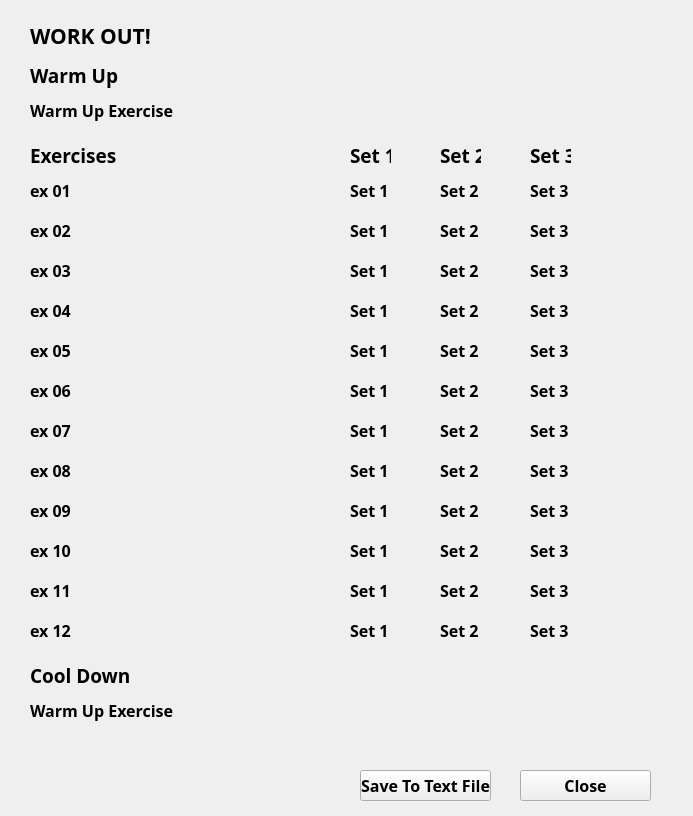
<?xml version="1.0" encoding="UTF-8"?>
<ui version="4.0">
 <class>WorkoutListMain</class>
 <widget class="QWidget" name="WorkoutListMain">
  <property name="geometry">
   <rect>
    <x>0</x>
    <y>0</y>
    <width>693</width>
    <height>816</height>
   </rect>
  </property>
  <property name="windowTitle">
   <string>Form</string>
  </property>
  <widget class="QLabel" name="workout_lbl">
   <property name="geometry">
    <rect>
     <x>30</x>
     <y>20</y>
     <width>241</width>
     <height>31</height>
    </rect>
   </property>
   <property name="font">
    <font>
     <family>Dosis SemiBold</family>
     <pointsize>16</pointsize>
     <bold>true</bold>
    </font>
   </property>
   <property name="text">
    <string>WORK OUT!</string>
   </property>
   <property name="alignment">
    <set>Qt::AlignLeading|Qt::AlignLeft|Qt::AlignVCenter</set>
   </property>
  </widget>
  <widget class="QLabel" name="warm_up_lbl">
   <property name="geometry">
    <rect>
     <x>30</x>
     <y>60</y>
     <width>111</width>
     <height>31</height>
    </rect>
   </property>
   <property name="font">
    <font>
     <family>Dosis SemiBold</family>
     <pointsize>14</pointsize>
     <bold>true</bold>
    </font>
   </property>
   <property name="text">
    <string>Warm Up</string>
   </property>
   <property name="alignment">
    <set>Qt::AlignLeading|Qt::AlignLeft|Qt::AlignVCenter</set>
   </property>
  </widget>
  <widget class="QLabel" name="exercises_lbl">
   <property name="geometry">
    <rect>
     <x>30</x>
     <y>140</y>
     <width>121</width>
     <height>31</height>
    </rect>
   </property>
   <property name="font">
    <font>
     <family>Dosis SemiBold</family>
     <pointsize>14</pointsize>
     <bold>true</bold>
    </font>
   </property>
   <property name="text">
    <string>Exercises</string>
   </property>
   <property name="alignment">
    <set>Qt::AlignLeading|Qt::AlignLeft|Qt::AlignVCenter</set>
   </property>
  </widget>
  <widget class="QLabel" name="cool_down_lbl">
   <property name="geometry">
    <rect>
     <x>30</x>
     <y>660</y>
     <width>121</width>
     <height>31</height>
    </rect>
   </property>
   <property name="font">
    <font>
     <family>Dosis SemiBold</family>
     <pointsize>14</pointsize>
     <bold>true</bold>
    </font>
   </property>
   <property name="text">
    <string>Cool Down</string>
   </property>
   <property name="alignment">
    <set>Qt::AlignLeading|Qt::AlignLeft|Qt::AlignVCenter</set>
   </property>
  </widget>
  <widget class="QLabel" name="warm_up_ex_lbl">
   <property name="geometry">
    <rect>
     <x>30</x>
     <y>100</y>
     <width>275</width>
     <height>21</height>
    </rect>
   </property>
   <property name="font">
    <font>
     <family>Dosis SemiBold</family>
     <pointsize>12</pointsize>
     <bold>true</bold>
    </font>
   </property>
   <property name="text">
    <string>Warm Up Exercise</string>
   </property>
   <property name="alignment">
    <set>Qt::AlignLeading|Qt::AlignLeft|Qt::AlignVCenter</set>
   </property>
  </widget>
  <widget class="QLabel" name="set_01_lbl">
   <property name="geometry">
    <rect>
     <x>350</x>
     <y>140</y>
     <width>41</width>
     <height>31</height>
    </rect>
   </property>
   <property name="font">
    <font>
     <family>Dosis SemiBold</family>
     <pointsize>14</pointsize>
     <bold>true</bold>
    </font>
   </property>
   <property name="text">
    <string>Set 1</string>
   </property>
   <property name="alignment">
    <set>Qt::AlignLeading|Qt::AlignLeft|Qt::AlignVCenter</set>
   </property>
  </widget>
  <widget class="QLabel" name="set_02_lbl">
   <property name="geometry">
    <rect>
     <x>440</x>
     <y>140</y>
     <width>41</width>
     <height>31</height>
    </rect>
   </property>
   <property name="font">
    <font>
     <family>Dosis SemiBold</family>
     <pointsize>14</pointsize>
     <bold>true</bold>
    </font>
   </property>
   <property name="text">
    <string>Set 2</string>
   </property>
   <property name="alignment">
    <set>Qt::AlignLeading|Qt::AlignLeft|Qt::AlignVCenter</set>
   </property>
  </widget>
  <widget class="QLabel" name="set_03_lbl">
   <property name="geometry">
    <rect>
     <x>530</x>
     <y>140</y>
     <width>41</width>
     <height>31</height>
    </rect>
   </property>
   <property name="font">
    <font>
     <family>Dosis SemiBold</family>
     <pointsize>14</pointsize>
     <bold>true</bold>
    </font>
   </property>
   <property name="text">
    <string>Set 3</string>
   </property>
   <property name="alignment">
    <set>Qt::AlignLeading|Qt::AlignLeft|Qt::AlignVCenter</set>
   </property>
  </widget>
  <widget class="QLabel" name="exercise_01_lbl">
   <property name="geometry">
    <rect>
     <x>30</x>
     <y>180</y>
     <width>275</width>
     <height>21</height>
    </rect>
   </property>
   <property name="font">
    <font>
     <family>Dosis SemiBold</family>
     <pointsize>12</pointsize>
     <bold>true</bold>
    </font>
   </property>
   <property name="text">
    <string>ex 01</string>
   </property>
   <property name="alignment">
    <set>Qt::AlignLeading|Qt::AlignLeft|Qt::AlignVCenter</set>
   </property>
  </widget>
  <widget class="QLabel" name="exercise_02_lbl">
   <property name="geometry">
    <rect>
     <x>30</x>
     <y>220</y>
     <width>275</width>
     <height>21</height>
    </rect>
   </property>
   <property name="font">
    <font>
     <family>Dosis SemiBold</family>
     <pointsize>12</pointsize>
     <bold>true</bold>
    </font>
   </property>
   <property name="text">
    <string>ex 02</string>
   </property>
   <property name="alignment">
    <set>Qt::AlignLeading|Qt::AlignLeft|Qt::AlignVCenter</set>
   </property>
  </widget>
  <widget class="QLabel" name="exercise_03_lbl">
   <property name="geometry">
    <rect>
     <x>30</x>
     <y>260</y>
     <width>275</width>
     <height>21</height>
    </rect>
   </property>
   <property name="font">
    <font>
     <family>Dosis SemiBold</family>
     <pointsize>12</pointsize>
     <bold>true</bold>
    </font>
   </property>
   <property name="text">
    <string>ex 03</string>
   </property>
   <property name="alignment">
    <set>Qt::AlignLeading|Qt::AlignLeft|Qt::AlignVCenter</set>
   </property>
  </widget>
  <widget class="QLabel" name="exercise_05_lbl">
   <property name="geometry">
    <rect>
     <x>30</x>
     <y>340</y>
     <width>275</width>
     <height>21</height>
    </rect>
   </property>
   <property name="font">
    <font>
     <family>Dosis SemiBold</family>
     <pointsize>12</pointsize>
     <bold>true</bold>
    </font>
   </property>
   <property name="text">
    <string>ex 05</string>
   </property>
   <property name="alignment">
    <set>Qt::AlignLeading|Qt::AlignLeft|Qt::AlignVCenter</set>
   </property>
  </widget>
  <widget class="QLabel" name="exercise_04_lbl">
   <property name="geometry">
    <rect>
     <x>30</x>
     <y>300</y>
     <width>275</width>
     <height>21</height>
    </rect>
   </property>
   <property name="font">
    <font>
     <family>Dosis SemiBold</family>
     <pointsize>12</pointsize>
     <bold>true</bold>
    </font>
   </property>
   <property name="text">
    <string>ex 04</string>
   </property>
   <property name="alignment">
    <set>Qt::AlignLeading|Qt::AlignLeft|Qt::AlignVCenter</set>
   </property>
  </widget>
  <widget class="QLabel" name="exercise_06_lbl">
   <property name="geometry">
    <rect>
     <x>30</x>
     <y>380</y>
     <width>275</width>
     <height>21</height>
    </rect>
   </property>
   <property name="font">
    <font>
     <family>Dosis SemiBold</family>
     <pointsize>12</pointsize>
     <bold>true</bold>
    </font>
   </property>
   <property name="text">
    <string>ex 06</string>
   </property>
   <property name="alignment">
    <set>Qt::AlignLeading|Qt::AlignLeft|Qt::AlignVCenter</set>
   </property>
  </widget>
  <widget class="QLabel" name="exercise_08_lbl">
   <property name="geometry">
    <rect>
     <x>30</x>
     <y>460</y>
     <width>275</width>
     <height>21</height>
    </rect>
   </property>
   <property name="font">
    <font>
     <family>Dosis SemiBold</family>
     <pointsize>12</pointsize>
     <bold>true</bold>
    </font>
   </property>
   <property name="text">
    <string>ex 08</string>
   </property>
   <property name="alignment">
    <set>Qt::AlignLeading|Qt::AlignLeft|Qt::AlignVCenter</set>
   </property>
  </widget>
  <widget class="QLabel" name="exercise_11_lbl">
   <property name="geometry">
    <rect>
     <x>30</x>
     <y>580</y>
     <width>275</width>
     <height>21</height>
    </rect>
   </property>
   <property name="font">
    <font>
     <family>Dosis SemiBold</family>
     <pointsize>12</pointsize>
     <bold>true</bold>
    </font>
   </property>
   <property name="text">
    <string>ex 11</string>
   </property>
   <property name="alignment">
    <set>Qt::AlignLeading|Qt::AlignLeft|Qt::AlignVCenter</set>
   </property>
  </widget>
  <widget class="QLabel" name="exercise_12_lbl">
   <property name="geometry">
    <rect>
     <x>30</x>
     <y>620</y>
     <width>275</width>
     <height>21</height>
    </rect>
   </property>
   <property name="font">
    <font>
     <family>Dosis SemiBold</family>
     <pointsize>12</pointsize>
     <bold>true</bold>
    </font>
   </property>
   <property name="text">
    <string>ex 12</string>
   </property>
   <property name="alignment">
    <set>Qt::AlignLeading|Qt::AlignLeft|Qt::AlignVCenter</set>
   </property>
  </widget>
  <widget class="QLabel" name="exercise_07_lbl">
   <property name="geometry">
    <rect>
     <x>30</x>
     <y>420</y>
     <width>275</width>
     <height>21</height>
    </rect>
   </property>
   <property name="font">
    <font>
     <family>Dosis SemiBold</family>
     <pointsize>12</pointsize>
     <bold>true</bold>
    </font>
   </property>
   <property name="text">
    <string>ex 07</string>
   </property>
   <property name="alignment">
    <set>Qt::AlignLeading|Qt::AlignLeft|Qt::AlignVCenter</set>
   </property>
  </widget>
  <widget class="QLabel" name="exercise_09_lbl">
   <property name="geometry">
    <rect>
     <x>30</x>
     <y>500</y>
     <width>275</width>
     <height>21</height>
    </rect>
   </property>
   <property name="font">
    <font>
     <family>Dosis SemiBold</family>
     <pointsize>12</pointsize>
     <bold>true</bold>
    </font>
   </property>
   <property name="text">
    <string>ex 09</string>
   </property>
   <property name="alignment">
    <set>Qt::AlignLeading|Qt::AlignLeft|Qt::AlignVCenter</set>
   </property>
  </widget>
  <widget class="QLabel" name="exercise_10_lbl">
   <property name="geometry">
    <rect>
     <x>30</x>
     <y>540</y>
     <width>275</width>
     <height>21</height>
    </rect>
   </property>
   <property name="font">
    <font>
     <family>Dosis SemiBold</family>
     <pointsize>12</pointsize>
     <bold>true</bold>
    </font>
   </property>
   <property name="text">
    <string>ex 10</string>
   </property>
   <property name="alignment">
    <set>Qt::AlignLeading|Qt::AlignLeft|Qt::AlignVCenter</set>
   </property>
  </widget>
  <widget class="QLabel" name="cool_down_ex_lbl">
   <property name="geometry">
    <rect>
     <x>30</x>
     <y>700</y>
     <width>275</width>
     <height>21</height>
    </rect>
   </property>
   <property name="font">
    <font>
     <family>Dosis SemiBold</family>
     <pointsize>12</pointsize>
     <bold>true</bold>
    </font>
   </property>
   <property name="text">
    <string>Warm Up Exercise</string>
   </property>
   <property name="alignment">
    <set>Qt::AlignLeading|Qt::AlignLeft|Qt::AlignVCenter</set>
   </property>
  </widget>
  <widget class="QLabel" name="set01_rep_weight_1">
   <property name="geometry">
    <rect>
     <x>350</x>
     <y>180</y>
     <width>41</width>
     <height>21</height>
    </rect>
   </property>
   <property name="font">
    <font>
     <family>Dosis SemiBold</family>
     <pointsize>12</pointsize>
     <bold>true</bold>
    </font>
   </property>
   <property name="text">
    <string>Set 1</string>
   </property>
   <property name="alignment">
    <set>Qt::AlignLeading|Qt::AlignLeft|Qt::AlignVCenter</set>
   </property>
  </widget>
  <widget class="QLabel" name="set02_rep_weight_1">
   <property name="geometry">
    <rect>
     <x>440</x>
     <y>180</y>
     <width>41</width>
     <height>21</height>
    </rect>
   </property>
   <property name="font">
    <font>
     <family>Dosis SemiBold</family>
     <pointsize>12</pointsize>
     <bold>true</bold>
    </font>
   </property>
   <property name="text">
    <string>Set 2</string>
   </property>
   <property name="alignment">
    <set>Qt::AlignLeading|Qt::AlignLeft|Qt::AlignVCenter</set>
   </property>
  </widget>
  <widget class="QLabel" name="set03_rep_weight_1">
   <property name="geometry">
    <rect>
     <x>530</x>
     <y>180</y>
     <width>41</width>
     <height>21</height>
    </rect>
   </property>
   <property name="font">
    <font>
     <family>Dosis SemiBold</family>
     <pointsize>12</pointsize>
     <bold>true</bold>
    </font>
   </property>
   <property name="text">
    <string>Set 3</string>
   </property>
   <property name="alignment">
    <set>Qt::AlignLeading|Qt::AlignLeft|Qt::AlignVCenter</set>
   </property>
  </widget>
  <widget class="QLabel" name="set03_rep_weight_2">
   <property name="geometry">
    <rect>
     <x>530</x>
     <y>220</y>
     <width>41</width>
     <height>21</height>
    </rect>
   </property>
   <property name="font">
    <font>
     <family>Dosis SemiBold</family>
     <pointsize>12</pointsize>
     <bold>true</bold>
    </font>
   </property>
   <property name="text">
    <string>Set 3</string>
   </property>
   <property name="alignment">
    <set>Qt::AlignLeading|Qt::AlignLeft|Qt::AlignVCenter</set>
   </property>
  </widget>
  <widget class="QLabel" name="set02_rep_weight_2">
   <property name="geometry">
    <rect>
     <x>440</x>
     <y>220</y>
     <width>41</width>
     <height>21</height>
    </rect>
   </property>
   <property name="font">
    <font>
     <family>Dosis SemiBold</family>
     <pointsize>12</pointsize>
     <bold>true</bold>
    </font>
   </property>
   <property name="text">
    <string>Set 2</string>
   </property>
   <property name="alignment">
    <set>Qt::AlignLeading|Qt::AlignLeft|Qt::AlignVCenter</set>
   </property>
  </widget>
  <widget class="QLabel" name="set01_rep_weight_2">
   <property name="geometry">
    <rect>
     <x>350</x>
     <y>220</y>
     <width>41</width>
     <height>21</height>
    </rect>
   </property>
   <property name="font">
    <font>
     <family>Dosis SemiBold</family>
     <pointsize>12</pointsize>
     <bold>true</bold>
    </font>
   </property>
   <property name="text">
    <string>Set 1</string>
   </property>
   <property name="alignment">
    <set>Qt::AlignLeading|Qt::AlignLeft|Qt::AlignVCenter</set>
   </property>
  </widget>
  <widget class="QLabel" name="set02_rep_weight_3">
   <property name="geometry">
    <rect>
     <x>440</x>
     <y>260</y>
     <width>41</width>
     <height>21</height>
    </rect>
   </property>
   <property name="font">
    <font>
     <family>Dosis SemiBold</family>
     <pointsize>12</pointsize>
     <bold>true</bold>
    </font>
   </property>
   <property name="text">
    <string>Set 2</string>
   </property>
   <property name="alignment">
    <set>Qt::AlignLeading|Qt::AlignLeft|Qt::AlignVCenter</set>
   </property>
  </widget>
  <widget class="QLabel" name="set03_rep_weight_3">
   <property name="geometry">
    <rect>
     <x>530</x>
     <y>260</y>
     <width>41</width>
     <height>21</height>
    </rect>
   </property>
   <property name="font">
    <font>
     <family>Dosis SemiBold</family>
     <pointsize>12</pointsize>
     <bold>true</bold>
    </font>
   </property>
   <property name="text">
    <string>Set 3</string>
   </property>
   <property name="alignment">
    <set>Qt::AlignLeading|Qt::AlignLeft|Qt::AlignVCenter</set>
   </property>
  </widget>
  <widget class="QLabel" name="set01_rep_weight_3">
   <property name="geometry">
    <rect>
     <x>350</x>
     <y>260</y>
     <width>41</width>
     <height>21</height>
    </rect>
   </property>
   <property name="font">
    <font>
     <family>Dosis SemiBold</family>
     <pointsize>12</pointsize>
     <bold>true</bold>
    </font>
   </property>
   <property name="text">
    <string>Set 1</string>
   </property>
   <property name="alignment">
    <set>Qt::AlignLeading|Qt::AlignLeft|Qt::AlignVCenter</set>
   </property>
  </widget>
  <widget class="QLabel" name="set02_rep_weight_4">
   <property name="geometry">
    <rect>
     <x>440</x>
     <y>300</y>
     <width>41</width>
     <height>21</height>
    </rect>
   </property>
   <property name="font">
    <font>
     <family>Dosis SemiBold</family>
     <pointsize>12</pointsize>
     <bold>true</bold>
    </font>
   </property>
   <property name="text">
    <string>Set 2</string>
   </property>
   <property name="alignment">
    <set>Qt::AlignLeading|Qt::AlignLeft|Qt::AlignVCenter</set>
   </property>
  </widget>
  <widget class="QLabel" name="set01_rep_weight_4">
   <property name="geometry">
    <rect>
     <x>350</x>
     <y>300</y>
     <width>41</width>
     <height>21</height>
    </rect>
   </property>
   <property name="font">
    <font>
     <family>Dosis SemiBold</family>
     <pointsize>12</pointsize>
     <bold>true</bold>
    </font>
   </property>
   <property name="text">
    <string>Set 1</string>
   </property>
   <property name="alignment">
    <set>Qt::AlignLeading|Qt::AlignLeft|Qt::AlignVCenter</set>
   </property>
  </widget>
  <widget class="QLabel" name="set03_rep_weight_4">
   <property name="geometry">
    <rect>
     <x>530</x>
     <y>300</y>
     <width>41</width>
     <height>21</height>
    </rect>
   </property>
   <property name="font">
    <font>
     <family>Dosis SemiBold</family>
     <pointsize>12</pointsize>
     <bold>true</bold>
    </font>
   </property>
   <property name="text">
    <string>Set 3</string>
   </property>
   <property name="alignment">
    <set>Qt::AlignLeading|Qt::AlignLeft|Qt::AlignVCenter</set>
   </property>
  </widget>
  <widget class="QLabel" name="set02_rep_weight_5">
   <property name="geometry">
    <rect>
     <x>440</x>
     <y>340</y>
     <width>41</width>
     <height>21</height>
    </rect>
   </property>
   <property name="font">
    <font>
     <family>Dosis SemiBold</family>
     <pointsize>12</pointsize>
     <bold>true</bold>
    </font>
   </property>
   <property name="text">
    <string>Set 2</string>
   </property>
   <property name="alignment">
    <set>Qt::AlignLeading|Qt::AlignLeft|Qt::AlignVCenter</set>
   </property>
  </widget>
  <widget class="QLabel" name="set03_rep_weight_5">
   <property name="geometry">
    <rect>
     <x>530</x>
     <y>340</y>
     <width>41</width>
     <height>21</height>
    </rect>
   </property>
   <property name="font">
    <font>
     <family>Dosis SemiBold</family>
     <pointsize>12</pointsize>
     <bold>true</bold>
    </font>
   </property>
   <property name="text">
    <string>Set 3</string>
   </property>
   <property name="alignment">
    <set>Qt::AlignLeading|Qt::AlignLeft|Qt::AlignVCenter</set>
   </property>
  </widget>
  <widget class="QLabel" name="set01_rep_weight_5">
   <property name="geometry">
    <rect>
     <x>350</x>
     <y>340</y>
     <width>41</width>
     <height>21</height>
    </rect>
   </property>
   <property name="font">
    <font>
     <family>Dosis SemiBold</family>
     <pointsize>12</pointsize>
     <bold>true</bold>
    </font>
   </property>
   <property name="text">
    <string>Set 1</string>
   </property>
   <property name="alignment">
    <set>Qt::AlignLeading|Qt::AlignLeft|Qt::AlignVCenter</set>
   </property>
  </widget>
  <widget class="QLabel" name="set02_rep_weight_6">
   <property name="geometry">
    <rect>
     <x>440</x>
     <y>380</y>
     <width>41</width>
     <height>21</height>
    </rect>
   </property>
   <property name="font">
    <font>
     <family>Dosis SemiBold</family>
     <pointsize>12</pointsize>
     <bold>true</bold>
    </font>
   </property>
   <property name="text">
    <string>Set 2</string>
   </property>
   <property name="alignment">
    <set>Qt::AlignLeading|Qt::AlignLeft|Qt::AlignVCenter</set>
   </property>
  </widget>
  <widget class="QLabel" name="set03_rep_weight_6">
   <property name="geometry">
    <rect>
     <x>530</x>
     <y>380</y>
     <width>41</width>
     <height>21</height>
    </rect>
   </property>
   <property name="font">
    <font>
     <family>Dosis SemiBold</family>
     <pointsize>12</pointsize>
     <bold>true</bold>
    </font>
   </property>
   <property name="text">
    <string>Set 3</string>
   </property>
   <property name="alignment">
    <set>Qt::AlignLeading|Qt::AlignLeft|Qt::AlignVCenter</set>
   </property>
  </widget>
  <widget class="QLabel" name="set01_rep_weight_6">
   <property name="geometry">
    <rect>
     <x>350</x>
     <y>380</y>
     <width>41</width>
     <height>21</height>
    </rect>
   </property>
   <property name="font">
    <font>
     <family>Dosis SemiBold</family>
     <pointsize>12</pointsize>
     <bold>true</bold>
    </font>
   </property>
   <property name="text">
    <string>Set 1</string>
   </property>
   <property name="alignment">
    <set>Qt::AlignLeading|Qt::AlignLeft|Qt::AlignVCenter</set>
   </property>
  </widget>
  <widget class="QLabel" name="set02_rep_weight_7">
   <property name="geometry">
    <rect>
     <x>440</x>
     <y>420</y>
     <width>41</width>
     <height>21</height>
    </rect>
   </property>
   <property name="font">
    <font>
     <family>Dosis SemiBold</family>
     <pointsize>12</pointsize>
     <bold>true</bold>
    </font>
   </property>
   <property name="text">
    <string>Set 2</string>
   </property>
   <property name="alignment">
    <set>Qt::AlignLeading|Qt::AlignLeft|Qt::AlignVCenter</set>
   </property>
  </widget>
  <widget class="QLabel" name="set03_rep_weight_7">
   <property name="geometry">
    <rect>
     <x>530</x>
     <y>420</y>
     <width>41</width>
     <height>21</height>
    </rect>
   </property>
   <property name="font">
    <font>
     <family>Dosis SemiBold</family>
     <pointsize>12</pointsize>
     <bold>true</bold>
    </font>
   </property>
   <property name="text">
    <string>Set 3</string>
   </property>
   <property name="alignment">
    <set>Qt::AlignLeading|Qt::AlignLeft|Qt::AlignVCenter</set>
   </property>
  </widget>
  <widget class="QLabel" name="set01_rep_weight_7">
   <property name="geometry">
    <rect>
     <x>350</x>
     <y>420</y>
     <width>41</width>
     <height>21</height>
    </rect>
   </property>
   <property name="font">
    <font>
     <family>Dosis SemiBold</family>
     <pointsize>12</pointsize>
     <bold>true</bold>
    </font>
   </property>
   <property name="text">
    <string>Set 1</string>
   </property>
   <property name="alignment">
    <set>Qt::AlignLeading|Qt::AlignLeft|Qt::AlignVCenter</set>
   </property>
  </widget>
  <widget class="QLabel" name="set02_rep_weight_8">
   <property name="geometry">
    <rect>
     <x>440</x>
     <y>460</y>
     <width>41</width>
     <height>21</height>
    </rect>
   </property>
   <property name="font">
    <font>
     <family>Dosis SemiBold</family>
     <pointsize>12</pointsize>
     <bold>true</bold>
    </font>
   </property>
   <property name="text">
    <string>Set 2</string>
   </property>
   <property name="alignment">
    <set>Qt::AlignLeading|Qt::AlignLeft|Qt::AlignVCenter</set>
   </property>
  </widget>
  <widget class="QLabel" name="set03_rep_weight_8">
   <property name="geometry">
    <rect>
     <x>530</x>
     <y>460</y>
     <width>41</width>
     <height>21</height>
    </rect>
   </property>
   <property name="font">
    <font>
     <family>Dosis SemiBold</family>
     <pointsize>12</pointsize>
     <bold>true</bold>
    </font>
   </property>
   <property name="text">
    <string>Set 3</string>
   </property>
   <property name="alignment">
    <set>Qt::AlignLeading|Qt::AlignLeft|Qt::AlignVCenter</set>
   </property>
  </widget>
  <widget class="QLabel" name="set01_rep_weight_8">
   <property name="geometry">
    <rect>
     <x>350</x>
     <y>460</y>
     <width>41</width>
     <height>21</height>
    </rect>
   </property>
   <property name="font">
    <font>
     <family>Dosis SemiBold</family>
     <pointsize>12</pointsize>
     <bold>true</bold>
    </font>
   </property>
   <property name="text">
    <string>Set 1</string>
   </property>
   <property name="alignment">
    <set>Qt::AlignLeading|Qt::AlignLeft|Qt::AlignVCenter</set>
   </property>
  </widget>
  <widget class="QLabel" name="set02_rep_weight_9">
   <property name="geometry">
    <rect>
     <x>440</x>
     <y>500</y>
     <width>41</width>
     <height>21</height>
    </rect>
   </property>
   <property name="font">
    <font>
     <family>Dosis SemiBold</family>
     <pointsize>12</pointsize>
     <bold>true</bold>
    </font>
   </property>
   <property name="text">
    <string>Set 2</string>
   </property>
   <property name="alignment">
    <set>Qt::AlignLeading|Qt::AlignLeft|Qt::AlignVCenter</set>
   </property>
  </widget>
  <widget class="QLabel" name="set03_rep_weight_9">
   <property name="geometry">
    <rect>
     <x>530</x>
     <y>500</y>
     <width>41</width>
     <height>21</height>
    </rect>
   </property>
   <property name="font">
    <font>
     <family>Dosis SemiBold</family>
     <pointsize>12</pointsize>
     <bold>true</bold>
    </font>
   </property>
   <property name="text">
    <string>Set 3</string>
   </property>
   <property name="alignment">
    <set>Qt::AlignLeading|Qt::AlignLeft|Qt::AlignVCenter</set>
   </property>
  </widget>
  <widget class="QLabel" name="set01_rep_weight_9">
   <property name="geometry">
    <rect>
     <x>350</x>
     <y>500</y>
     <width>41</width>
     <height>21</height>
    </rect>
   </property>
   <property name="font">
    <font>
     <family>Dosis SemiBold</family>
     <pointsize>12</pointsize>
     <bold>true</bold>
    </font>
   </property>
   <property name="text">
    <string>Set 1</string>
   </property>
   <property name="alignment">
    <set>Qt::AlignLeading|Qt::AlignLeft|Qt::AlignVCenter</set>
   </property>
  </widget>
  <widget class="QLabel" name="set02_rep_weight_10">
   <property name="geometry">
    <rect>
     <x>440</x>
     <y>540</y>
     <width>41</width>
     <height>21</height>
    </rect>
   </property>
   <property name="font">
    <font>
     <family>Dosis SemiBold</family>
     <pointsize>12</pointsize>
     <bold>true</bold>
    </font>
   </property>
   <property name="text">
    <string>Set 2</string>
   </property>
   <property name="alignment">
    <set>Qt::AlignLeading|Qt::AlignLeft|Qt::AlignVCenter</set>
   </property>
  </widget>
  <widget class="QLabel" name="set03_rep_weight_10">
   <property name="geometry">
    <rect>
     <x>530</x>
     <y>540</y>
     <width>41</width>
     <height>21</height>
    </rect>
   </property>
   <property name="font">
    <font>
     <family>Dosis SemiBold</family>
     <pointsize>12</pointsize>
     <bold>true</bold>
    </font>
   </property>
   <property name="text">
    <string>Set 3</string>
   </property>
   <property name="alignment">
    <set>Qt::AlignLeading|Qt::AlignLeft|Qt::AlignVCenter</set>
   </property>
  </widget>
  <widget class="QLabel" name="set01_rep_weight_10">
   <property name="geometry">
    <rect>
     <x>350</x>
     <y>540</y>
     <width>41</width>
     <height>21</height>
    </rect>
   </property>
   <property name="font">
    <font>
     <family>Dosis SemiBold</family>
     <pointsize>12</pointsize>
     <bold>true</bold>
    </font>
   </property>
   <property name="text">
    <string>Set 1</string>
   </property>
   <property name="alignment">
    <set>Qt::AlignLeading|Qt::AlignLeft|Qt::AlignVCenter</set>
   </property>
  </widget>
  <widget class="QLabel" name="set02_rep_weight_11">
   <property name="geometry">
    <rect>
     <x>440</x>
     <y>580</y>
     <width>41</width>
     <height>21</height>
    </rect>
   </property>
   <property name="font">
    <font>
     <family>Dosis SemiBold</family>
     <pointsize>12</pointsize>
     <bold>true</bold>
    </font>
   </property>
   <property name="text">
    <string>Set 2</string>
   </property>
   <property name="alignment">
    <set>Qt::AlignLeading|Qt::AlignLeft|Qt::AlignVCenter</set>
   </property>
  </widget>
  <widget class="QLabel" name="set03_rep_weight_11">
   <property name="geometry">
    <rect>
     <x>530</x>
     <y>580</y>
     <width>41</width>
     <height>21</height>
    </rect>
   </property>
   <property name="font">
    <font>
     <family>Dosis SemiBold</family>
     <pointsize>12</pointsize>
     <bold>true</bold>
    </font>
   </property>
   <property name="text">
    <string>Set 3</string>
   </property>
   <property name="alignment">
    <set>Qt::AlignLeading|Qt::AlignLeft|Qt::AlignVCenter</set>
   </property>
  </widget>
  <widget class="QLabel" name="set01_rep_weight_11">
   <property name="geometry">
    <rect>
     <x>350</x>
     <y>580</y>
     <width>41</width>
     <height>21</height>
    </rect>
   </property>
   <property name="font">
    <font>
     <family>Dosis SemiBold</family>
     <pointsize>12</pointsize>
     <bold>true</bold>
    </font>
   </property>
   <property name="text">
    <string>Set 1</string>
   </property>
   <property name="alignment">
    <set>Qt::AlignLeading|Qt::AlignLeft|Qt::AlignVCenter</set>
   </property>
  </widget>
  <widget class="QLabel" name="set02_rep_weight_12">
   <property name="geometry">
    <rect>
     <x>440</x>
     <y>620</y>
     <width>41</width>
     <height>21</height>
    </rect>
   </property>
   <property name="font">
    <font>
     <family>Dosis SemiBold</family>
     <pointsize>12</pointsize>
     <bold>true</bold>
    </font>
   </property>
   <property name="text">
    <string>Set 2</string>
   </property>
   <property name="alignment">
    <set>Qt::AlignLeading|Qt::AlignLeft|Qt::AlignVCenter</set>
   </property>
  </widget>
  <widget class="QLabel" name="set03_rep_weight_12">
   <property name="geometry">
    <rect>
     <x>530</x>
     <y>620</y>
     <width>41</width>
     <height>21</height>
    </rect>
   </property>
   <property name="font">
    <font>
     <family>Dosis SemiBold</family>
     <pointsize>12</pointsize>
     <bold>true</bold>
    </font>
   </property>
   <property name="text">
    <string>Set 3</string>
   </property>
   <property name="alignment">
    <set>Qt::AlignLeading|Qt::AlignLeft|Qt::AlignVCenter</set>
   </property>
  </widget>
  <widget class="QLabel" name="set01_rep_weight_12">
   <property name="geometry">
    <rect>
     <x>350</x>
     <y>620</y>
     <width>41</width>
     <height>21</height>
    </rect>
   </property>
   <property name="font">
    <font>
     <family>Dosis SemiBold</family>
     <pointsize>12</pointsize>
     <bold>true</bold>
    </font>
   </property>
   <property name="text">
    <string>Set 1</string>
   </property>
   <property name="alignment">
    <set>Qt::AlignLeading|Qt::AlignLeft|Qt::AlignVCenter</set>
   </property>
  </widget>
  <widget class="QPushButton" name="pushButton">
   <property name="geometry">
    <rect>
     <x>360</x>
     <y>770</y>
     <width>131</width>
     <height>31</height>
    </rect>
   </property>
   <property name="font">
    <font>
     <family>Dosis SemiBold</family>
     <pointsize>12</pointsize>
     <bold>true</bold>
    </font>
   </property>
   <property name="text">
    <string>Save To Text File</string>
   </property>
  </widget>
  <widget class="QPushButton" name="pushButton_2">
   <property name="geometry">
    <rect>
     <x>520</x>
     <y>770</y>
     <width>131</width>
     <height>31</height>
    </rect>
   </property>
   <property name="font">
    <font>
     <family>Dosis SemiBold</family>
     <pointsize>12</pointsize>
     <bold>true</bold>
    </font>
   </property>
   <property name="text">
    <string>Close</string>
   </property>
  </widget>
 </widget>
 <resources/>
 <connections/>
</ui>
